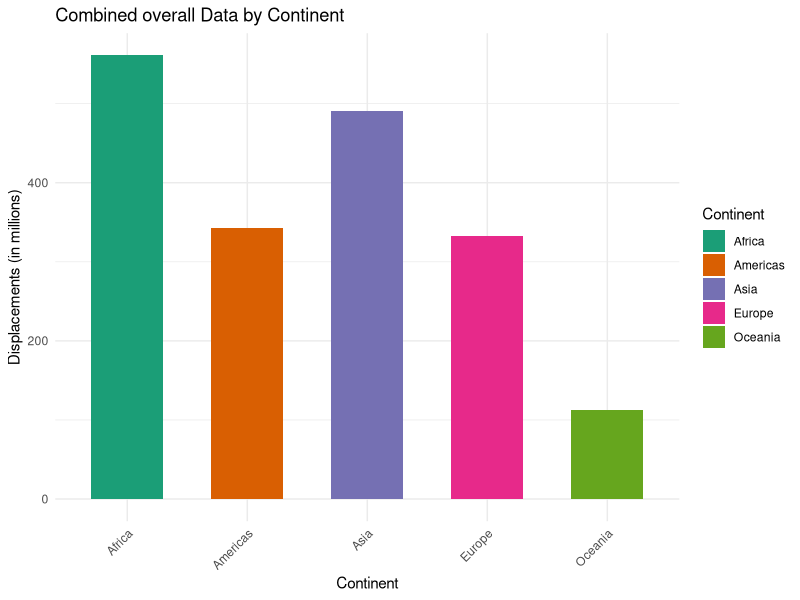
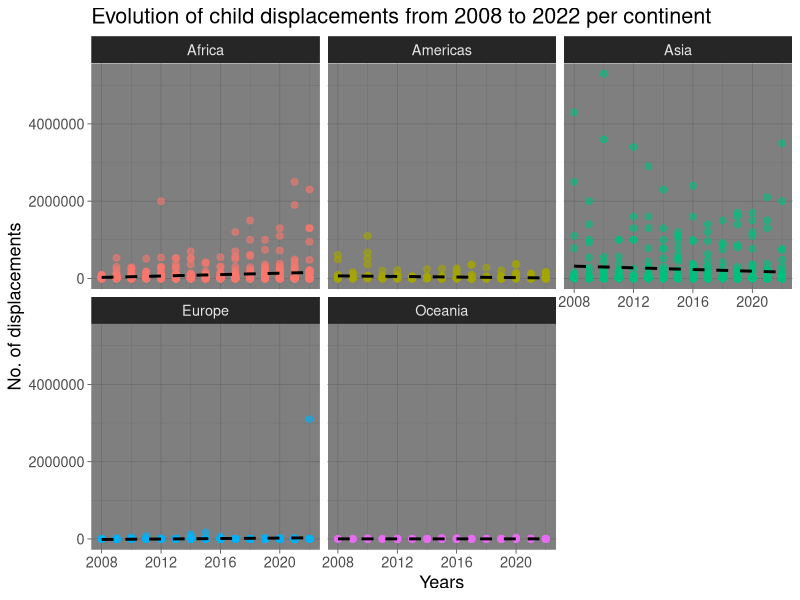
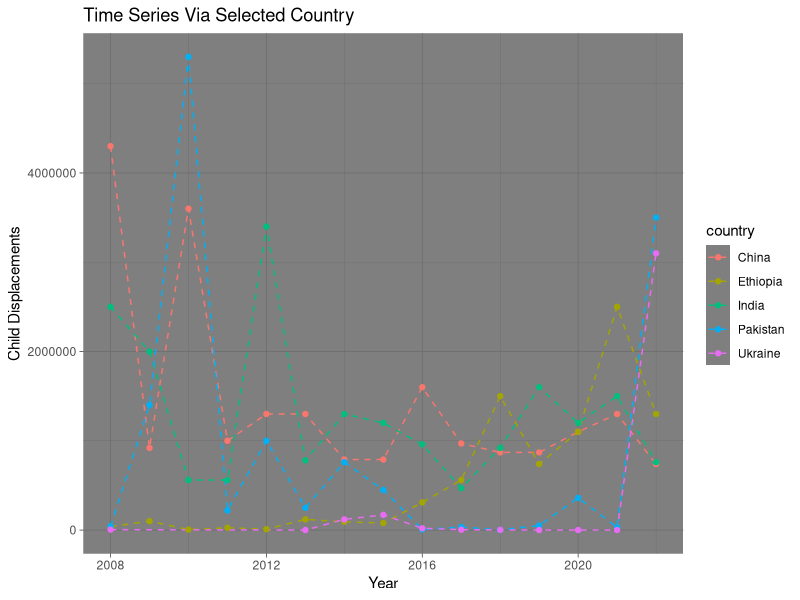
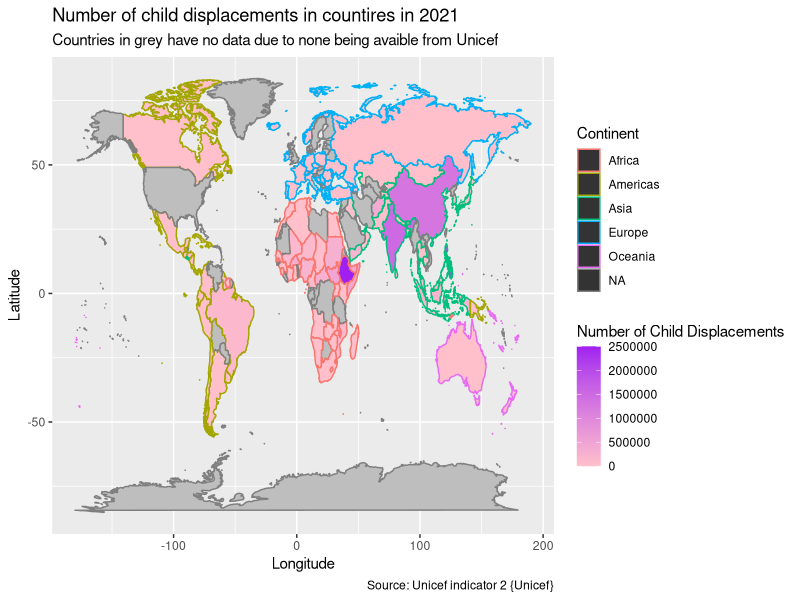
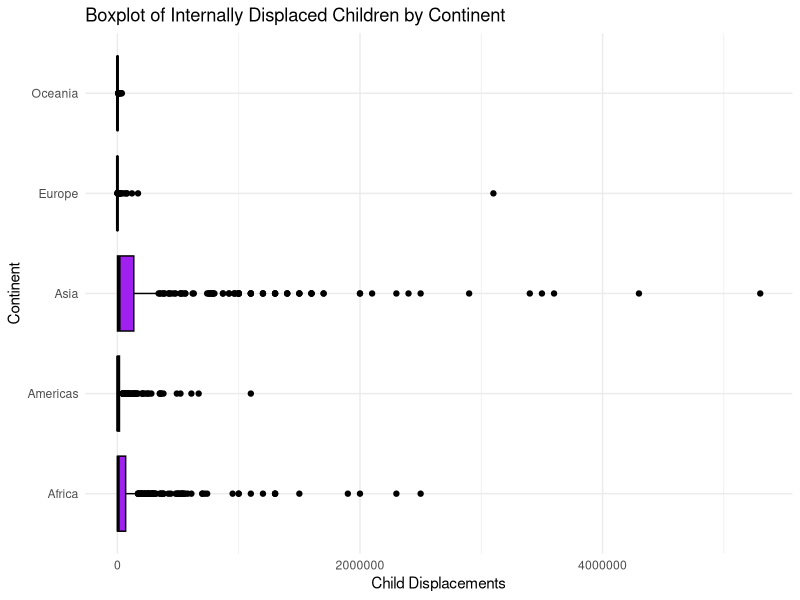
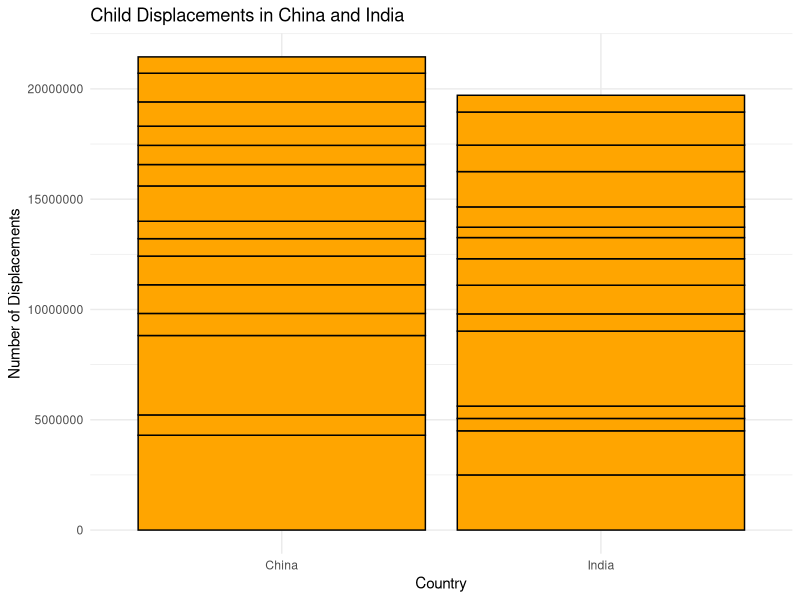

Write R code to recreate these figures, in order.
## ---- chunk 1
#| label: setup
#| include: false
# libraries
library(tidyverse)
# data
unicef_indicator_2_ <- read_csv("unicef_indicator_2-.csv")
options(scipen = 999)
## ---- chunk 2
ggplot(unicef_indicator_2_, aes(x = Continent, fill = Continent)) +
  geom_bar(width = 0.60) +
  scale_fill_brewer(palette = 'Dark2') +
  labs(title = "Combined overall Data by Continent",
       x = "Continent",
       y = "Displacements (in millions)") +
  theme_minimal() + 
  theme(axis.text.x = element_text(angle = 45, hjust = 1)) 


## ---- chunk 3
ggplot(unicef_indicator_2_) +
  aes(x = time_period, y = obs_value, color = Continent) +
  geom_point(alpha = 0.6, size = 2) +  # Adjust alpha and size here
  geom_smooth(method = 'lm', se = FALSE, color = "black", linetype = "dashed") +
  facet_wrap(~ Continent, nrow = 2) + 
  labs(title = 'Evolution of child displacements from 2008 to 2022 per continent',
       x = 'Years',
       y = 'No. of displacements') +
  theme_dark() +
  theme(text = element_text(size = 13)) +
  guides(color = "none")

## ---- chunk 4
unicef_indicator_2_ %>%
  filter(country %in% c("India", "Ethiopia", "Ukraine", "Pakistan", "China")) %>%
  ggplot(aes(time_period, obs_value, color = country)) +
  geom_line(linetype = 'dashed') +
  geom_point() +
  theme_dark() +
  labs(y = 'Child Displacements',
       x = 'Year',
       title = 'Time Series Via Selected Country')

## ---- chunk 5
obs_value_2021 <- unicef_indicator_2_ %>%
  filter(time_period == 2021) 
map_world <- map_data("world") 
map_obs_value_2021 <- full_join(map_world, obs_value_2021, by = c("region" = "country"))
ggplot(data = map_obs_value_2021) +
  aes(x = long, y = lat, group = group, fill = obs_value, color = Continent) +
  labs(title = '2021 world displacements') +
  geom_polygon() +
  scale_fill_gradient(low = "pink", high = "purple", na.value = "grey") +
  labs(
    title = "Number of child displacements in countires in 2021",
    subtitle = "Countries in grey have no data due to none being avaible from Unicef",
    caption = "Source: Unicef indicator 2 {Unicef}",
    x = "Longitude",
    y = "Latitude",
    fill = "Number of Child Displacements"
  ) 


## ---- chunk 6
ggplot(unicef_indicator_2_, aes(x = obs_value, y = Continent)) +
  geom_boxplot(fill = "purple", color = "black", horizontal = TRUE) +
  labs(title = "Boxplot of Internally Displaced Children by Continent",
       x = "Child Displacements",
       y = "Continent") +
  theme_minimal()
## ---- chunk 7
china_india_data <- unicef_indicator_2_ %>%
  filter(country %in% c("China", "India"))
ggplot(china_india_data, aes(x = country, y = obs_value)) +
  geom_bar(stat = "identity", fill = "orange", color = "black") +
  labs(title = "Child Displacements in China and India",
       x = "Country",
       y = "Number of Displacements") +
  theme_minimal()
